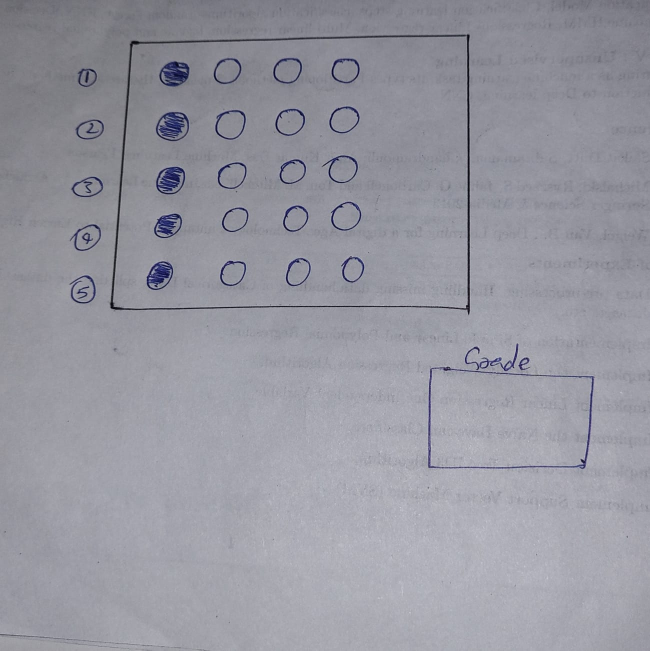
#> input picture test_image.jpeg, 1300 x 1301 px, given in place of the camera (shown at 1/2 size)
$ python OMR_Main.py
#> lines starting #> are read from the running program, lines starting #| are printed output that depends on the picture; after the words box and inside, x2 and y2 are one past the last pixel; in counts of white or black regions, pixels touching at a corner belong together
### utlis.py
import cv2
import numpy as np

## TO STACK ALL THE IMAGES IN ONE WINDOW
def stackImages(imgArray,scale,lables=[]):
    rows = len(imgArray)
    cols = len(imgArray[0])
    rowsAvailable = isinstance(imgArray[0], list)
    width = imgArray[0][0].shape[1]
    height = imgArray[0][0].shape[0]
    if rowsAvailable:
        for x in range ( 0, rows):
            for y in range(0, cols):
                imgArray[x][y] = cv2.resize(imgArray[x][y], (0, 0), None, scale, scale)
                if len(imgArray[x][y].shape) == 2: imgArray[x][y]= cv2.cvtColor( imgArray[x][y], cv2.COLOR_GRAY2BGR)
        imageBlank = np.zeros((height, width, 3), np.uint8)
        hor = [imageBlank]*rows
        hor_con = [imageBlank]*rows
        for x in range(0, rows):
            hor[x] = np.hstack(imgArray[x])
            hor_con[x] = np.concatenate(imgArray[x])
        ver = np.vstack(hor)
        ver_con = np.concatenate(hor)
    else:
        for x in range(0, rows):
            imgArray[x] = cv2.resize(imgArray[x], (0, 0), None, scale, scale)
            if len(imgArray[x].shape) == 2: imgArray[x] = cv2.cvtColor(imgArray[x], cv2.COLOR_GRAY2BGR)
        hor= np.hstack(imgArray)
        hor_con= np.concatenate(imgArray)
        ver = hor
    if len(lables) != 0:
        eachImgWidth= int(ver.shape[1] / cols)
        eachImgHeight = int(ver.shape[0] / rows)
        #print(eachImgHeight)
        for d in range(0, rows):
            for c in range (0,cols):
                cv2.rectangle(ver,(c*eachImgWidth,eachImgHeight*d),(c*eachImgWidth+len(lables[d][c])*13+27,30+eachImgHeight*d),(255,255,255),cv2.FILLED)
                cv2.putText(ver,lables[d][c],(eachImgWidth*c+10,eachImgHeight*d+20),cv2.FONT_HERSHEY_COMPLEX,0.7,(255,0,255),2)
    return ver

# [15 lines left out: function reorder, not called in this run]

def rectContour(contours):

    rectCon = []
    max_area = 0
    for i in contours:
        area = cv2.contourArea(i)
        if area > 50:
            peri = cv2.arcLength(i, True)
            approx = cv2.approxPolyDP(i, 0.02 * peri, True)
            if len(approx) == 4:
                rectCon.append(i)
    rectCon = sorted(rectCon, key=cv2.contourArea,reverse=True)
    #print(len(rectCon))
    return rectCon

def getCornerPoints(cont):
    peri = cv2.arcLength(cont, True) # LENGTH OF CONTOUR
    approx = cv2.approxPolyDP(cont, 0.02 * peri, True) # APPROXIMATE THE POLY TO GET CORNER POINTS
    return approx

# [44 lines left out: functions splitBoxes, drawGrid, showAnswers, not called in this run]

### OMR_Main.py
import cv2
import numpy as np
import utlis


########################################################################
webCamFeed = True
pathImage = "5.jpg"
cap = cv2.VideoCapture(0)
cap.set(10,160)
heightImg = 700
widthImg  = 700
questions=5
choices=5
ans= [1,2,0,2,4]
########################################################################


count=0

while True:

    if webCamFeed:success, img = cap.read()
#> img is the input picture: shape (1301, 1300, 3); mean B, G, R 160.6, 151.1, 150.9
    else:img = cv2.imread(pathImage)
    img = cv2.resize(img, (widthImg, heightImg)) # RESIZE IMAGE
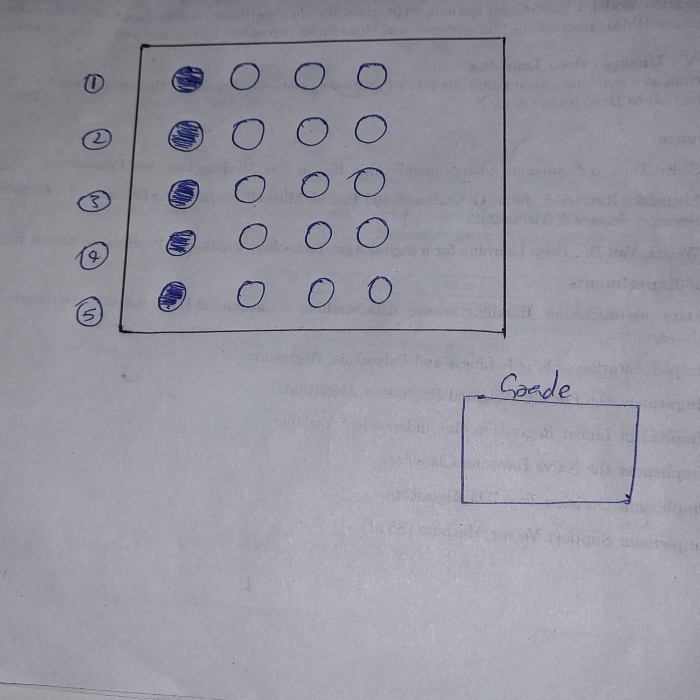
#> img: shape (700, 700, 3); mean B, G, R 160.5, 151, 150.8
    imgFinal = img.copy()
    imgBlank = np.zeros((heightImg,widthImg, 3), np.uint8) # CREATE A BLANK IMAGE FOR TESTING DEBUGGING IF REQUIRED
    imgGray = cv2.cvtColor(img, cv2.COLOR_BGR2GRAY) # CONVERT IMAGE TO GRAY SCALE
    imgBlur = cv2.GaussianBlur(imgGray, (5, 5), 1) # ADD GAUSSIAN BLUR
    imgCanny = cv2.Canny(imgBlur,10,70) # APPLY CANNY
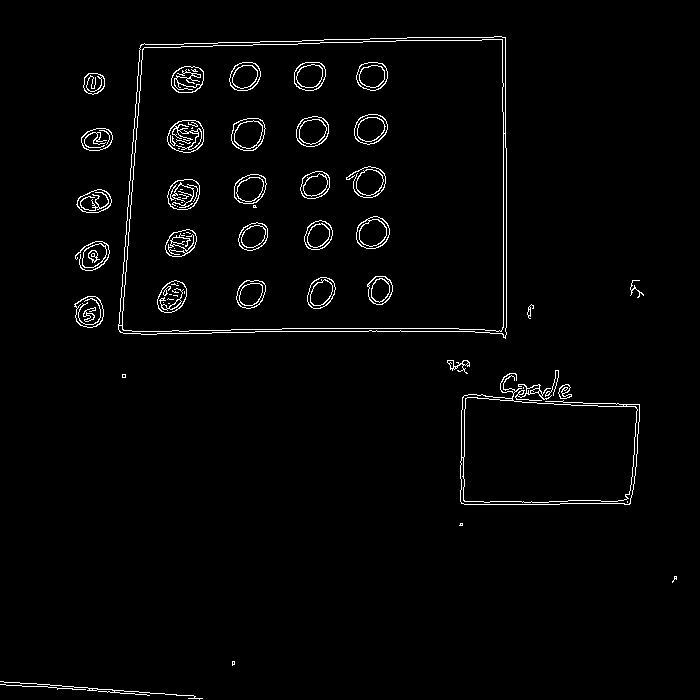
#> imgCanny: shape (700, 700); 2.1% white in thin lines or dots

    try:
        ## FIND ALL COUNTOURS
        imgContours = img.copy() # COPY IMAGE FOR DISPLAY PURPOSES
        imgBigContour = img.copy() # COPY IMAGE FOR DISPLAY PURPOSES
        contours, hierarchy = cv2.findContours(imgCanny, cv2.RETR_EXTERNAL, cv2.CHAIN_APPROX_NONE) # FIND ALL CONTOURS
#> contours = 20 contours, 8 with area under 20; largest, box (x1, y1, x2, y2) and area: (118, 36, 507, 339) 109866, (460, 373, 640, 505) 17862, (74, 296, 104, 328) 710, (76, 189, 112, 213) 594, (81, 128, 113, 151) 548
        cv2.drawContours(imgContours, contours, -1, (0, 255, 0), 10) # DRAW ALL DETECTED CONTOURS
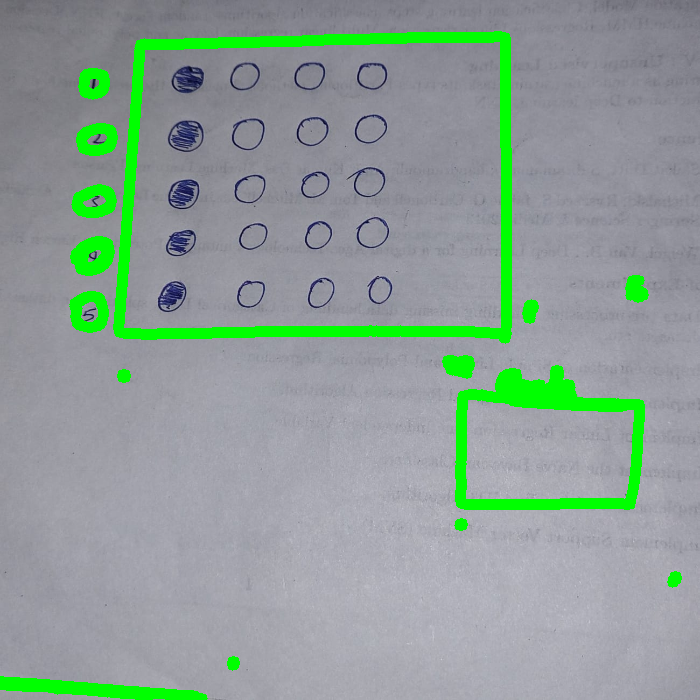
#> imgContours: shape (700, 700, 3); 6.61% of pixels changed, all inside (x1, y1, x2, y2) = (0, 31, 682, 700)
        rectCon = utlis.rectContour(contours) # FILTER FOR RECTANGLE CONTOURS
#> the loop in rectContour, `for i in contours:` made 20 passes
#> (area, peri, approx) on pass 20: (109866, 1364, [[505, 37], [141, 44], [119, 331], [505, 338]])
#> (area, peri) on passes 7, 8, 10, 12, 14, 16: (113, 62.28), (138, 237.5), (17862, 938.9), (83.5, 123.3), (710.5, 105.5), (459, 303.9)
#> after the loop in rectContour, `for i in contours:`: rectCon = 1 contour; box (x1, y1, x2, y2) and area: (118, 36, 507, 339) 109866
        biggestPoints= utlis.getCornerPoints(rectCon[0]) # GET CORNER POINTS OF THE BIGGEST RECTANGLE
#> in getCornerPoints, `peri = cv2.arcLength(cont, True)`: peri = 1364
#> in getCornerPoints, `approx = cv2.approxPolyDP(cont, 0.02 * peri, True)`: approx = [[505, 37], [141, 44], [119, 331], [505, 338]]
#> biggestPoints = [[505, 37], [141, 44], [119, 331], [505, 338]]
        gradePoints = utlis.getCornerPoints(rectCon[1]) # GET CORNER POINTS OF THE SECOND BIGGEST RECTANGLE


        if biggestPoints.size != 0 and gradePoints.size != 0:

            # BIGGEST RECTANGLE WARPING
            biggestPoints=utlis.reorder(biggestPoints) # REORDER FOR WARPING
            cv2.drawContours(imgBigContour, biggestPoints, -1, (0, 255, 0), 20) # DRAW THE BIGGEST CONTOUR
            pts1 = np.float32(biggestPoints) # PREPARE POINTS FOR WARP
            pts2 = np.float32([[0, 0],[widthImg, 0], [0, heightImg],[widthImg, heightImg]]) # PREPARE POINTS FOR WARP
            matrix = cv2.getPerspectiveTransform(pts1, pts2) # GET TRANSFORMATION MATRIX
            imgWarpColored = cv2.warpPerspective(img, matrix, (widthImg, heightImg)) # APPLY WARP PERSPECTIVE

            # SECOND BIGGEST RECTANGLE WARPING
            cv2.drawContours(imgBigContour, gradePoints, -1, (255, 0, 0), 20) # DRAW THE BIGGEST CONTOUR
            gradePoints = utlis.reorder(gradePoints) # REORDER FOR WARPING
            ptsG1 = np.float32(gradePoints)  # PREPARE POINTS FOR WARP
            ptsG2 = np.float32([[0, 0], [325, 0], [0, 150], [325, 150]])  # PREPARE POINTS FOR WARP
            matrixG = cv2.getPerspectiveTransform(ptsG1, ptsG2)# GET TRANSFORMATION MATRIX
            imgGradeDisplay = cv2.warpPerspective(img, matrixG, (325, 150)) # APPLY WARP PERSPECTIVE

            # APPLY THRESHOLD
            imgWarpGray = cv2.cvtColor(imgWarpColored,cv2.COLOR_BGR2GRAY) # CONVERT TO GRAYSCALE
            imgThresh = cv2.threshold(imgWarpGray, 170, 255,cv2.THRESH_BINARY_INV )[1] # APPLY THRESHOLD AND INVERSE

            boxes = utlis.splitBoxes(imgThresh) # GET INDIVIDUAL BOXES
            cv2.imshow("Split Test ", boxes[3])
            countR=0
            countC=0
            myPixelVal = np.zeros((questions,choices)) # TO STORE THE NON ZERO VALUES OF EACH BOX
            for image in boxes:
                #cv2.imshow(str(countR)+str(countC),image)
                totalPixels = cv2.countNonZero(image)
                myPixelVal[countR][countC]= totalPixels
                countC += 1
                if (countC==choices):countC=0;countR +=1

            # FIND THE USER ANSWERS AND PUT THEM IN A LIST
            myIndex=[]
            for x in range (0,questions):
                arr = myPixelVal[x]
                myIndexVal = np.where(arr == np.amax(arr))
                myIndex.append(myIndexVal[0][0])
            #print("USER ANSWERS",myIndex)

            # COMPARE THE VALUES TO FIND THE CORRECT ANSWERS
            grading=[]
            for x in range(0,questions):
                if ans[x] == myIndex[x]:
                    grading.append(1)
                else:grading.append(0)
            #print("GRADING",grading)
            score = (sum(grading)/questions)*100 # FINAL GRADE
            #print("SCORE",score)

            # DISPLAYING ANSWERS
            utlis.showAnswers(imgWarpColored,myIndex,grading,ans) # DRAW DETECTED ANSWERS
            utlis.drawGrid(imgWarpColored) # DRAW GRID
            imgRawDrawings = np.zeros_like(imgWarpColored) # NEW BLANK IMAGE WITH WARP IMAGE SIZE
            utlis.showAnswers(imgRawDrawings, myIndex, grading, ans) # DRAW ON NEW IMAGE
            invMatrix = cv2.getPerspectiveTransform(pts2, pts1) # INVERSE TRANSFORMATION MATRIX
            imgInvWarp = cv2.warpPerspective(imgRawDrawings, invMatrix, (widthImg, heightImg)) # INV IMAGE WARP

            # DISPLAY GRADE
            imgRawGrade = np.zeros_like(imgGradeDisplay,np.uint8) # NEW BLANK IMAGE WITH GRADE AREA SIZE
            cv2.putText(imgRawGrade,str(int(score))+"%",(70,100)
                        ,cv2.FONT_HERSHEY_COMPLEX,3,(0,255,255),3) # ADD THE GRADE TO NEW IMAGE
            invMatrixG = cv2.getPerspectiveTransform(ptsG2, ptsG1) # INVERSE TRANSFORMATION MATRIX
            imgInvGradeDisplay = cv2.warpPerspective(imgRawGrade, invMatrixG, (widthImg, heightImg)) # INV IMAGE WARP

            # SHOW ANSWERS AND GRADE ON FINAL IMAGE
            imgFinal = cv2.addWeighted(imgFinal, 1, imgInvWarp, 1,0)
            imgFinal = cv2.addWeighted(imgFinal, 1, imgInvGradeDisplay, 1,0)

            # IMAGE ARRAY FOR DISPLAY
            imageArray = ([img,imgGray,imgCanny,imgContours],
                          [imgBigContour,imgThresh,imgWarpColored,imgFinal])
            cv2.imshow("Final Result", imgFinal)
    except:
        imageArray = ([img,imgGray,imgCanny,imgContours],
                      [imgBlank, imgBlank, imgBlank, imgBlank])

    # LABELS FOR DISPLAY
    lables = [["Original","Gray","Edges","Contours"],
              ["Biggest Contour","Threshold","Warpped","Final"]]

    stackedImage = utlis.stackImages(imageArray,0.5,lables)
#> in stackImages, `rows = len(imgArray)`: rows = 2
#> in stackImages, `cols = len(imgArray[0])`: cols = 4
#> in stackImages, `rowsAvailable = isinstance(imgArray[0], list)`: rowsAvailable = True
#> in stackImages, `hor = [imageBlank]*rows`: hor = 2 items
#> in stackImages, `ver = np.vstack(hor)`:
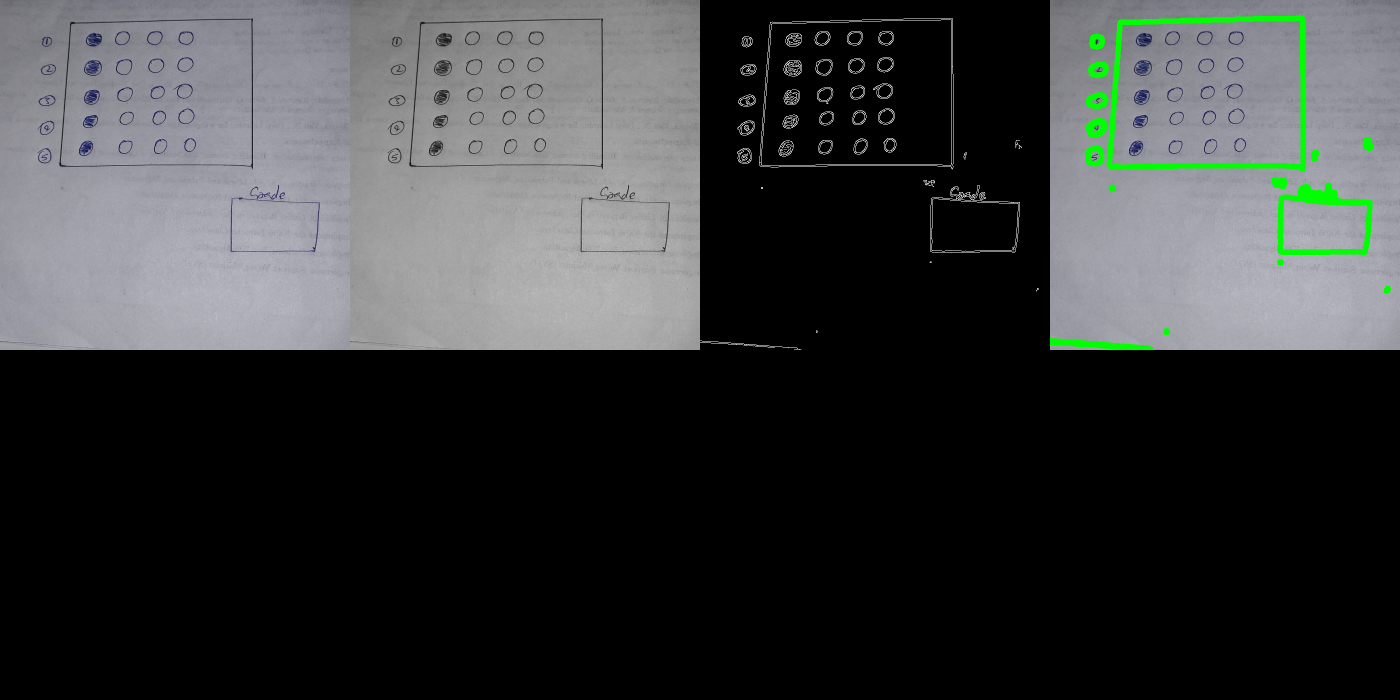
#> ver: shape (700, 1400, 3); mean of channels 0, 1, 2 58.6, 58.4, 56.3; drawn as B, G, R
#> in stackImages, `eachImgWidth= int(ver.shape[1] / cols)`: eachImgWidth = 350
#> after the loop in stackImages, `for d in range(0, rows):`:
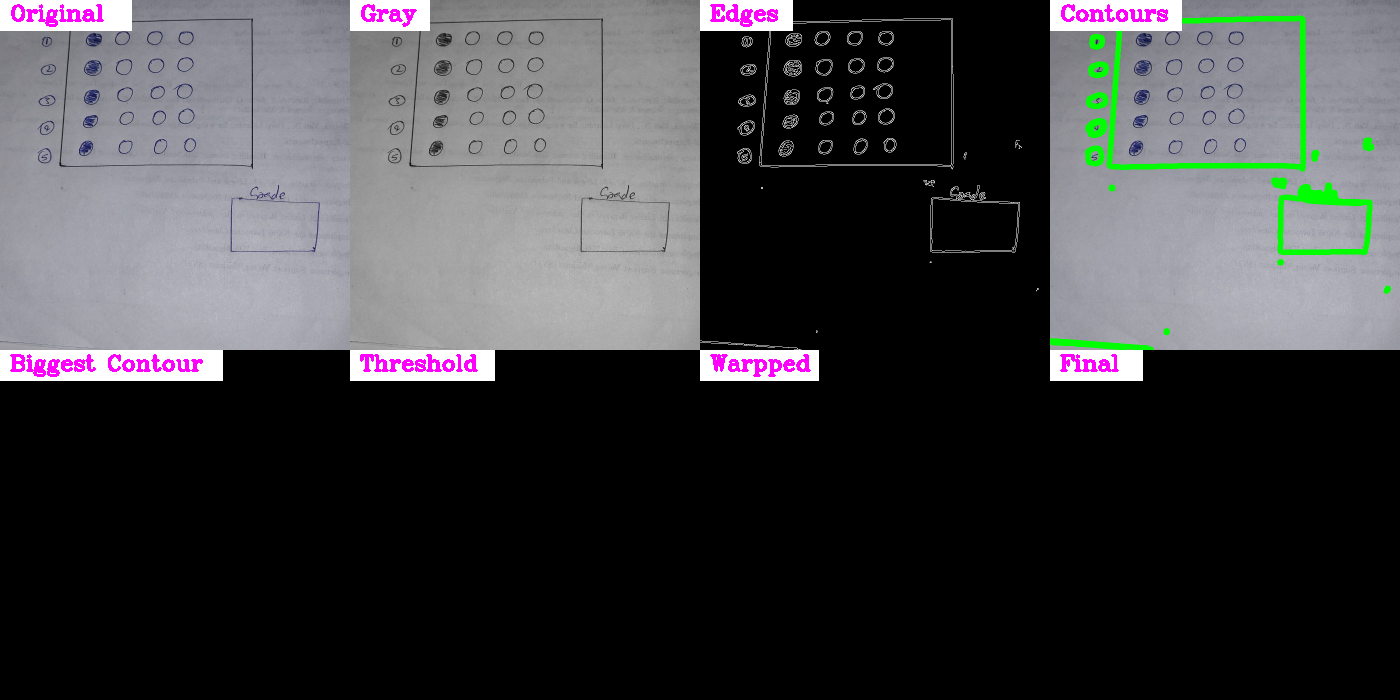
#> ver: shape (700, 1400, 3); 3.22% of pixels changed, all inside (x1, y1, x2, y2) = (0, 0, 1182, 381); drawn as B, G, R
    cv2.imshow("Result",stackedImage)

    # SAVE IMAGE WHEN 's' key is pressed
    if cv2.waitKey(1) & 0xFF == ord('s'):
#> (key Esc is pressed here)
        cv2.imwrite("Scanned/myImage"+str(count)+".jpg",imgFinal)
        cv2.rectangle(stackedImage, ((int(stackedImage.shape[1] / 2) - 230), int(stackedImage.shape[0] / 2) + 50),
                      (1100, 350), (0, 255, 0), cv2.FILLED)
        cv2.putText(stackedImage, "Scan Saved", (int(stackedImage.shape[1] / 2) - 200, int(stackedImage.shape[0] / 2)),
                    cv2.FONT_HERSHEY_DUPLEX, 3, (0, 0, 255), 5, cv2.LINE_AA)
        cv2.imshow('Result', stackedImage)
        cv2.waitKey(300)
        count += 1
